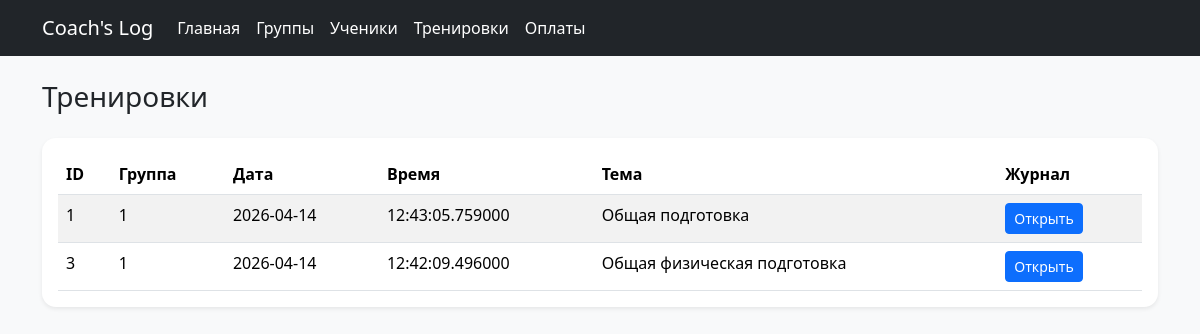
The app's page /trainings-page, older data.
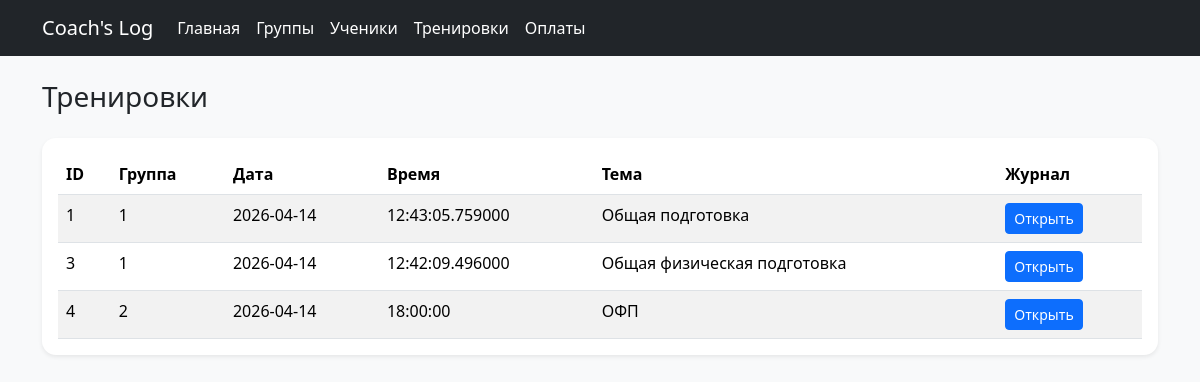
The same page, newer data.
### app/models/training.py (models this page shows)
class Training(Base):
    __tablename__ = "trainings"
    id: Mapped[int] = mapped_column(primary_key=True, index=True)
    group_id: Mapped[int] = mapped_column(ForeignKey("groups.id"), nullable=False)
    training_date: Mapped[date] = mapped_column(Date, nullable=False)
    training_time: Mapped[time] = mapped_column(Time, nullable=False)
    topic: Mapped[str | None] = mapped_column(String(255), nullable=True)
    group: Mapped["Group"] = relationship(back_populates="trainings")
    attendances: Mapped[list["Attendance"]] = relationship(
        back_populates="training",
        cascade="all, delete-orphan"
    )

### app/routers/pages.py (the view)
@router.get("/trainings-page", response_class=HTMLResponse)
def trainings_page(request: Request, db: Session = Depends(get_db)):
    trainings = db.query(Training).order_by(Training.id).all()
    return templates.TemplateResponse(
        request=request,
        name="trainings/list.html",
        context={
            "request": request,
            "trainings": trainings,
        },
    )

### app/templates/trainings/list.html (shortened to what this page needs)
{% extends "base.html" %}
{% block content %}
<h1 class="h3 mb-4">Тренировки</h1>
<div class="card shadow-sm">
    <div class="card-body">
        {% if trainings %}
        <div class="table-responsive">
            <table class="table table-striped">
                <thead>
                    <tr>
                        <th>ID</th>
                        <th>Группа</th>
                        <th>Дата</th>
                        <th>Время</th>
                        <th>Тема</th>
                        <th>Журнал</th>
                    </tr>
                </thead>
                <tbody>
                    {% for t in trainings %}
                    <tr>
                        <td>{{ t.id }}</td>
                        <td>{{ t.group_id }}</td>
                        <td>{{ t.training_date }}</td>
                        <td>{{ t.training_time }}</td>
                        <td>{{ t.topic }}</td>
                        <td>
    <a href="/attendance-page/{{ t.id }}" class="btn btn-sm btn-primary">
        Открыть
    </a>
</td>
                    </tr>
                    {% endfor %}
                </tbody>
            </table>
        </div>
        {% else %}
        <p>Нет тренировок</p>
        {% endif %}
    </div>
</div>
{% endblock %}

Row changes from the older to the newer data that the page shows:
added Training: id "4", group_id "2", training_date "2026-04-14", training_time "18:00:00", topic "ОФП"
